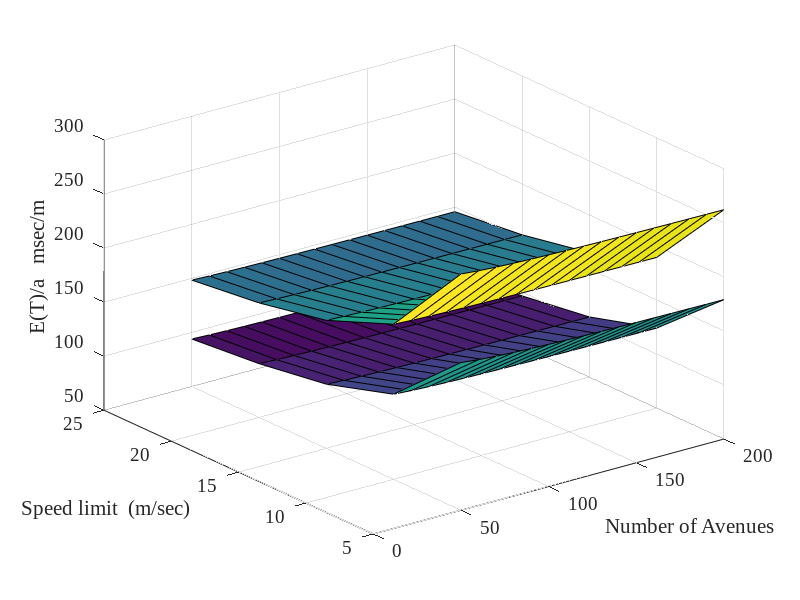

Write MATLAB code to recreate this figure.

fs = 16;
fn = 'Times New Roman'; 

phi = 0.4;
tau = 50;
Sx = 320;
Sy = 70;
chi = 0.1;

%Na = a / Sx + 1 ; 
%Ns = b / Sy + 1;



for ratio=[0.5,1]
     i=1;
    for Vp =5:5:25
        j=1;
        for  Na=50:10:201
            x(i,j)= Na;
            y(i,j)= Vp;
            Ns = ratio * Na;
            ELx =  ( Na + 1) / (3 * Na);
            ELy =  ratio* ( Ns + 1) / (3 * Ns);

            % a = Sx (Na-1);  So Sx = a /(Na-1)                   
            
            txroad = phi * tau * (ELx / Sx + ELy / Sy);
            tx =  4 * chi / ( Vp * (Na - 1) )    + ELx * (1 + 2 * phi * chi ) / Vp;
            ty =  4 * chi  / ( Vp * (Ns - 1) )   + ELy * (1 + 2 * phi * chi ) / Vp;
            
            z(i,j) = (txroad + tx + ty)*1000;
            j = j+1;
        end
        i = i+1;
    end
    x
    y
    z
   surf(x,y,z);

%      plot3(x,y,z);
hold on
end
fs = 16;
zlabel('E(T)/a   msec/m','FontSize',fs,'FontName',fn);
ylabel('Speed limit  (m/sec)','FontSize',fs,'FontName',fn);
xlabel('Number of Avenues','FontSize',fs,'FontName',fn);
fs = 14;
set(gca,'FontSize',fs,'FontName',fn);

